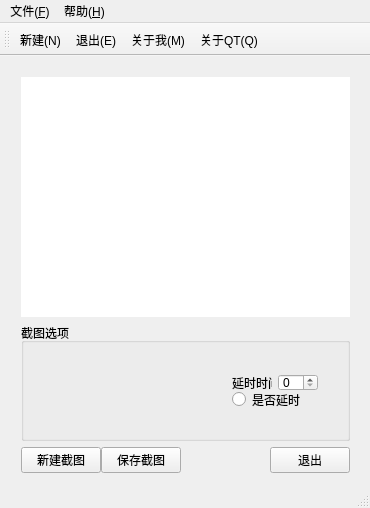
<?xml version="1.0" encoding="UTF-8"?>
<ui version="4.0">
 <class>MainWindow</class>
 <widget class="QMainWindow" name="MainWindow">
  <property name="geometry">
   <rect>
    <x>0</x>
    <y>0</y>
    <width>370</width>
    <height>508</height>
   </rect>
  </property>
  <property name="windowTitle">
   <string>MainWindow</string>
  </property>
  <widget class="QWidget" name="centralWidget">
   <widget class="QWidget" name="">
    <property name="geometry">
     <rect>
      <x>10</x>
      <y>10</y>
      <width>351</width>
      <height>418</height>
     </rect>
    </property>
    <layout class="QVBoxLayout" name="verticalLayout_2">
     <item>
      <widget class="QLabel" name="preview_label">
       <property name="sizePolicy">
        <sizepolicy hsizetype="Preferred" vsizetype="Minimum">
         <horstretch>0</horstretch>
         <verstretch>0</verstretch>
        </sizepolicy>
       </property>
       <property name="minimumSize">
        <size>
         <width>0</width>
         <height>240</height>
        </size>
       </property>
       <property name="styleSheet">
        <string notr="true">background-color: rgb(255, 255, 255);</string>
       </property>
       <property name="text">
        <string/>
       </property>
      </widget>
     </item>
     <item>
      <widget class="QGroupBox" name="groupBox">
       <property name="sizePolicy">
        <sizepolicy hsizetype="Expanding" vsizetype="Minimum">
         <horstretch>0</horstretch>
         <verstretch>0</verstretch>
        </sizepolicy>
       </property>
       <property name="minimumSize">
        <size>
         <width>0</width>
         <height>100</height>
        </size>
       </property>
       <property name="title">
        <string>截图选项</string>
       </property>
       <widget class="QWidget" name="">
        <property name="geometry">
         <rect>
          <x>200</x>
          <y>40</y>
          <width>108</width>
          <height>56</height>
         </rect>
        </property>
        <layout class="QVBoxLayout" name="verticalLayout">
         <property name="spacing">
          <number>0</number>
         </property>
         <item>
          <layout class="QHBoxLayout" name="horizontalLayout_2">
           <item>
            <widget class="QLabel" name="label">
             <property name="text">
              <string>延时时间</string>
             </property>
            </widget>
           </item>
           <item>
            <widget class="QSpinBox" name="delaySpinBox"/>
           </item>
          </layout>
         </item>
         <item>
          <widget class="QRadioButton" name="delayRadioButton">
           <property name="text">
            <string>是否延时</string>
           </property>
          </widget>
         </item>
        </layout>
       </widget>
      </widget>
     </item>
     <item>
      <layout class="QHBoxLayout" name="horizontalLayout">
       <property name="spacing">
        <number>0</number>
       </property>
       <item>
        <widget class="QPushButton" name="newPushButton">
         <property name="sizePolicy">
          <sizepolicy hsizetype="Fixed" vsizetype="Fixed">
           <horstretch>0</horstretch>
           <verstretch>0</verstretch>
          </sizepolicy>
         </property>
         <property name="text">
          <string>新建截图</string>
         </property>
        </widget>
       </item>
       <item>
        <widget class="QPushButton" name="savePushButton">
         <property name="sizePolicy">
          <sizepolicy hsizetype="Fixed" vsizetype="Fixed">
           <horstretch>0</horstretch>
           <verstretch>0</verstretch>
          </sizepolicy>
         </property>
         <property name="text">
          <string>保存截图</string>
         </property>
        </widget>
       </item>
       <item>
        <spacer name="horizontalSpacer">
         <property name="orientation">
          <enum>Qt::Horizontal</enum>
         </property>
         <property name="sizeHint" stdset="0">
          <size>
           <width>40</width>
           <height>20</height>
          </size>
         </property>
        </spacer>
       </item>
       <item>
        <spacer name="horizontalSpacer_2">
         <property name="orientation">
          <enum>Qt::Horizontal</enum>
         </property>
         <property name="sizeHint" stdset="0">
          <size>
           <width>40</width>
           <height>20</height>
          </size>
         </property>
        </spacer>
       </item>
       <item>
        <widget class="QPushButton" name="exitPushButton">
         <property name="sizePolicy">
          <sizepolicy hsizetype="Fixed" vsizetype="Fixed">
           <horstretch>0</horstretch>
           <verstretch>0</verstretch>
          </sizepolicy>
         </property>
         <property name="text">
          <string>退出</string>
         </property>
        </widget>
       </item>
      </layout>
     </item>
    </layout>
   </widget>
   <zorder>newPushButton</zorder>
   <zorder>savePushButton</zorder>
   <zorder>exitPushButton</zorder>
   <zorder>groupBox</zorder>
   <zorder>preview_label</zorder>
   <zorder>exitPushButton</zorder>
  </widget>
  <widget class="QMenuBar" name="menuBar">
   <property name="geometry">
    <rect>
     <x>0</x>
     <y>0</y>
     <width>370</width>
     <height>25</height>
    </rect>
   </property>
   <widget class="QMenu" name="menu">
    <property name="title">
     <string>文件(&amp;F)</string>
    </property>
    <addaction name="new_action"/>
    <addaction name="exit_action"/>
   </widget>
   <widget class="QMenu" name="menu_H">
    <property name="title">
     <string>帮助(&amp;H)</string>
    </property>
    <addaction name="about_me_action"/>
    <addaction name="about_qt_action"/>
   </widget>
   <addaction name="menu"/>
   <addaction name="menu_H"/>
  </widget>
  <widget class="QToolBar" name="mainToolBar">
   <attribute name="toolBarArea">
    <enum>TopToolBarArea</enum>
   </attribute>
   <attribute name="toolBarBreak">
    <bool>false</bool>
   </attribute>
   <addaction name="new_action"/>
   <addaction name="exit_action"/>
   <addaction name="about_me_action"/>
   <addaction name="about_qt_action"/>
  </widget>
  <widget class="QStatusBar" name="statusBar"/>
  <action name="new_action">
   <property name="text">
    <string>新建(&amp;N)</string>
   </property>
  </action>
  <action name="exit_action">
   <property name="text">
    <string>退出(&amp;E)</string>
   </property>
  </action>
  <action name="about_me_action">
   <property name="text">
    <string>关于我(&amp;M)</string>
   </property>
  </action>
  <action name="about_qt_action">
   <property name="text">
    <string>关于QT(&amp;Q)</string>
   </property>
  </action>
 </widget>
 <layoutdefault spacing="6" margin="11"/>
 <resources/>
 <connections>
  <connection>
   <sender>exitPushButton</sender>
   <signal>clicked()</signal>
   <receiver>MainWindow</receiver>
   <slot>close()</slot>
   <hints>
    <hint type="sourcelabel">
     <x>324</x>
     <y>441</y>
    </hint>
    <hint type="destinationlabel">
     <x>375</x>
     <y>251</y>
    </hint>
   </hints>
  </connection>
 </connections>
</ui>
